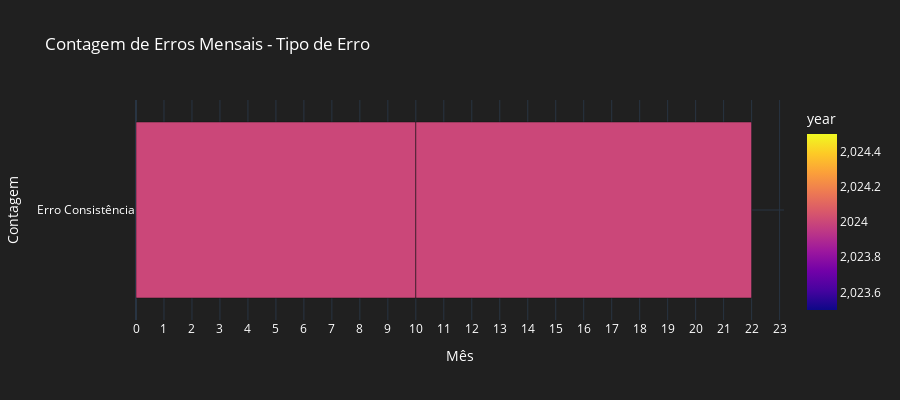

The code cell stored with this chart in its notebook:
### Code cell
# Resetando o índice para o gráfico de barras de erros mensais
erro_count_monthly_reset = erro_count_monthly.reset_index()

# Gráfico de barras para a contagem de erros mensais
fig5 = px.bar(
    erro_count_monthly_reset,
    x='month',  
    y='erro_consistencia',  
    color='year', 
    title="Contagem de Erros Mensais",  
    labels={'erro_consistencia': 'Tipo de Erro', 'count': 'Contagem'},
    color_discrete_sequence=px.colors.qualitative.Set2,  
    barmode='stack',  
    height=400,  
    template='plotly_dark',  
)

fig5.update_layout(
    title_text="Contagem de Erros Mensais - Tipo de Erro",  
    xaxis_title="Mês",  
    yaxis_title="Contagem", 
    xaxis=dict(tickmode='linear', tick0=1, dtick=1), 
    yaxis=dict(showgrid=True),  
    plot_bgcolor='rgb(32, 32, 32)',  
    paper_bgcolor='rgb(32, 32, 32)', 
    font=dict(color="white"), 
    showlegend=True 
)

fig5.show()

### Figure 1 — Plotly figure (JSON) as saved in the notebook; plotly's stock layout.template omitted (floating-point values rounded to 4 significant figures)
{"data": [{"alignmentgroup": "True", "hovertemplate": "month=%{x}<br>Tipo de Erro=%{y}<br>year=%{marker.color}<extra></extra>", "legendgroup": "", "marker": {"color": [2024, 2024], "coloraxis": "coloraxis", "pattern": {"shape": ""}}, "name": "", "offsetgroup": "", "orientation": "h", "showlegend": false, "textposition": "auto", "type": "bar", "x": [10, 12], "xaxis": "x", "y": ["Erro Consistência", "Erro Consistência"], "yaxis": "y"}], "layout": {"barmode": "stack", "coloraxis": {"colorbar": {"title": {"text": "year"}}, "colorscale": [[0, "#0d0887"], [0.1111, "#46039f"], [0.2222, "#7201a8"], [0.3333, "#9c179e"], [0.4444, "#bd3786"], [0.5556, "#d8576b"], [0.6667, "#ed7953"], [0.7778, "#fb9f3a"], [0.8889, "#fdca26"], [1, "#f0f921"]]}, "font": {"color": "white"}, "height": 400, "legend": {"tracegroupgap": 0}, "paper_bgcolor": "rgb(32, 32, 32)", "plot_bgcolor": "rgb(32, 32, 32)", "showlegend": true, "title": {"text": "Contagem de Erros Mensais - Tipo de Erro"}, "xaxis": {"anchor": "y", "domain": [0, 1], "dtick": 1, "tick0": 1, "tickmode": "linear", "title": {"text": "Mês"}}, "yaxis": {"anchor": "x", "domain": [0, 1], "showgrid": true, "title": {"text": "Contagem"}}}}
